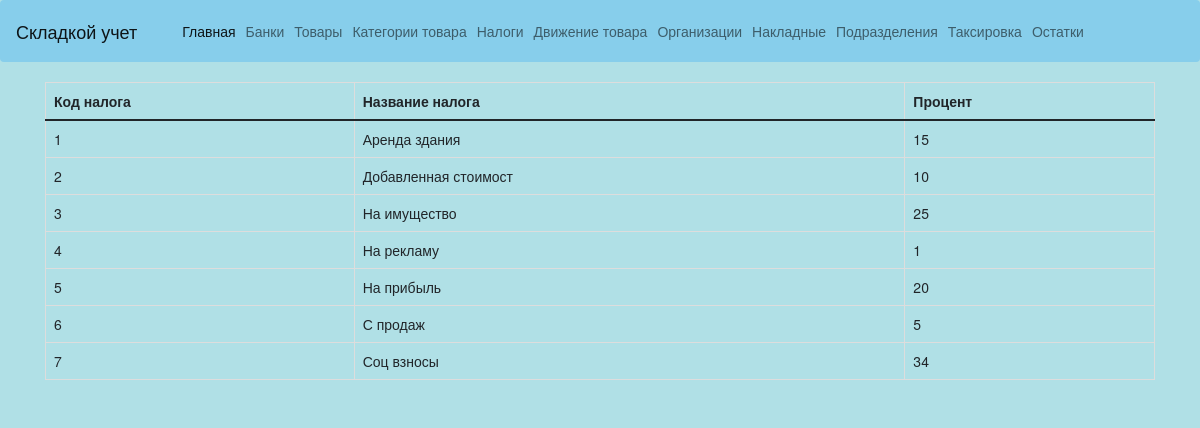
Page /createnalog on the committed database.
### WebProjectApplication/models.py (models this page shows, shortened)
class Nalogi(models.Model):
    namenaloga = models.CharField(max_length=20)
    percent = models.IntegerField(null=1)
    class Meta:
        verbose_name = 'Налог'
        verbose_name_plural = 'Налоги'

### WebProjectApplication/views.py (the view)
# urls.py: path('createnalog', views.createnalog, name='createnalog'),
def createnalog(request):
    Nalogs = Nalogi.objects.all()
    if request.method == 'GET':
        form = NalogiForm()
    elif request.method == 'POST':
        form = NalogiForm(request.POST)
        if form.is_valid():
            form.save()
            return HttpResponseRedirect('/createnalog')
    return render(request, 'WebProjectApplication/createnalog.html', {'form': form, 'Nalogs': Nalogs})

### templates/WebProjectApplication/createnalog.html (shortened to what this page needs)
{% extends 'layout.html' %}
{% block content %}
{% load static %}
<table class="table table-bordered">
  <thead>
    <tr>
      <th scope="col">Код налога</th>
      <th scope="col">Название налога</th>
      <th scope="col">Процент</th>
    </tr>
  </thead>
  <tbody>
   {% for newNalog in Nalogs %}
    <tr>
    <td>{{ newNalog.id }} </td>
    <td>{{ newNalog.namenaloga }}</td>
    <td>{{ newNalog.percent }}</td>
    </tr>
    {% endfor %}
  </tbody>
</table>
{% endblock %}

### rows in the picture
Nalogi: id "1", namenaloga "Аренда здания", percent "15"
Nalogi: id "2", namenaloga "Добавленная стоимост", percent "10"
Nalogi: id "3", namenaloga "На имущество", percent "25"
Nalogi: id "4", namenaloga "На рекламу", percent "1"
Nalogi: id "5", namenaloga "На прибыль", percent "20"
Nalogi: id "6", namenaloga "С продаж", percent "5"
Nalogi: id "7", namenaloga "Соц взносы", percent "34"
